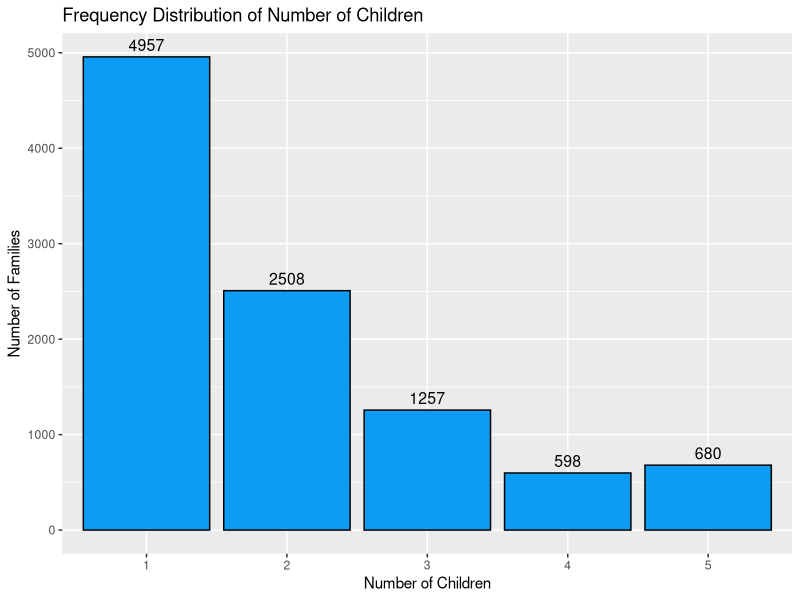
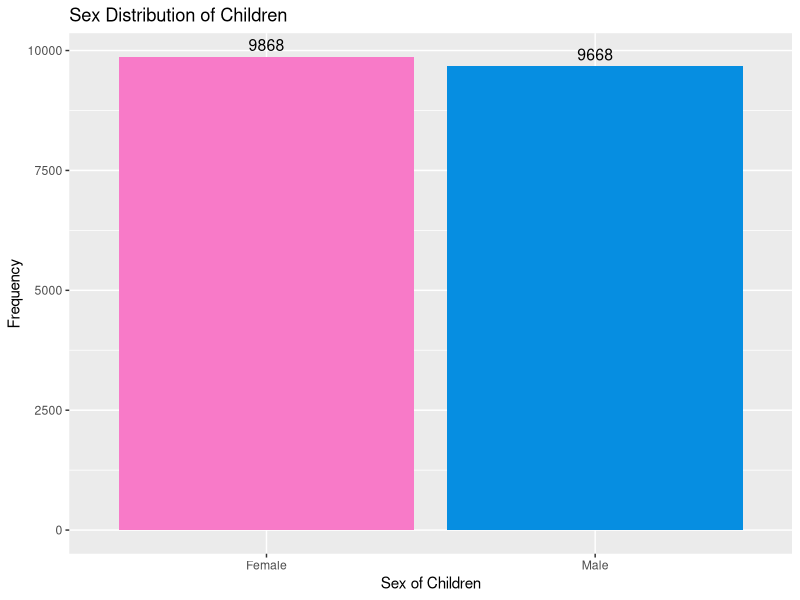

Write R code to recreate these figures, in order.
# data simulation
gender_simulator <- function(){
  
  genders <- c()
  
  i <- 1
  
  repeat{
    
    g <- sample(c("M", "F"), 1)
    genders <- append(genders, g)
    
    if(g == "M" || i >= 5) break
    
    i <- i + 1
  }
  
  genders
  
  num <- length(genders)
  
  num_male <- length(which(genders == "M"))
  
  num_female <- length(which(genders == "F"))
  
  genders <- paste(genders, collapse = "-")
  
  l <- list(num, genders, num_male, num_female)
  
  return(l)
}

number_of_children <- c()

sex <- c()

n_male <- c()

n_female <- c()

for (i in 1:10000) {
  temp <- gender_simulator()
  
  number_of_children[i] <- temp[[1]]
  
  sex[i] <- temp[[2]]
  
  n_male[i] <- temp[[3]]
  
  n_female[i] <- temp[[4]]
  
}

child_df <- data.frame(family_id = 1:10000,
                       num_child = number_of_children,
                       child_sex = sex,
                       num_male = n_male,
                       num_female = n_female)

View(child_df)

# descriptive analysis

# average number of children
mean(child_df$num_child)

library(tidyverse)

# frequency distribution of number of children

child_df %>%
  ggplot(aes(x = as.factor(num_child))) +
  geom_bar(fill = "#0c9cf3", 
           col = "black") +
  geom_text(stat = "count",
            aes(label = after_stat(count)),
            vjust = -0.5,
            size = 4) +
  labs(x = "Number of Children", 
       y = "Number of Families", 
       title = "Frequency Distribution of Number of Children")

# gender distribution

total_male <- sum(child_df$num_male)
total_female <- sum(child_df$num_female)

sex_df <- data.frame(sex = c("Male", "Female"), 
                     count = c(total_male, total_female))

View(sex_df)

sex_df %>%
  ggplot(aes(x = as.factor(sex), y = count)) +
  geom_col(fill = c("#068ee1", "#f87ac8")) +
  geom_text(aes(label = count),
            vjust = -0.5,
            size = 4) +
  labs(x = "Sex of Children", 
       y = "Frequency",
       title = "Sex Distribution of Children")
